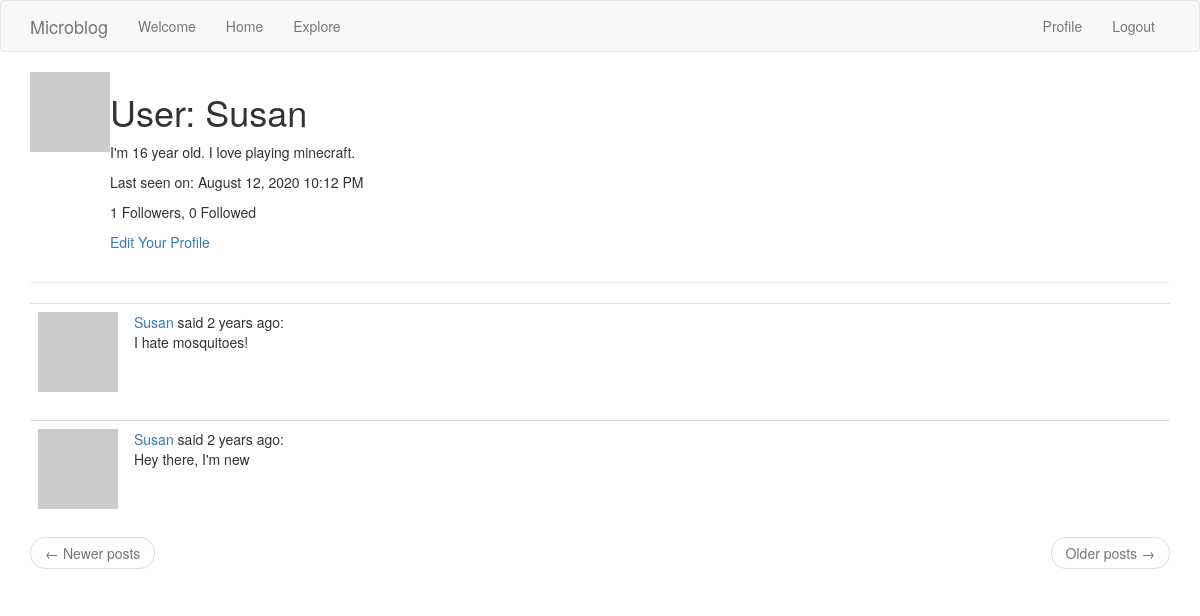
/user/Susan (signed in), run on the app's committed database.
### app/models.py (models this page shows, shortened)
class User(UserMixin, db.Model):
    id = db.Column(db.Integer, primary_key=True)
    username = db.Column(db.String(64), index=True, unique=True)
    email = db.Column(db.String(120), index=True, unique=True)
    password_hash = db.Column(db.String(128))
    posts = db.relationship("Post", backref="author", lazy="dynamic")
    about_me = db.Column(db.String(140))
    last_seen = db.Column(db.DateTime, default=datetime.utcnow)
    followed = db.relationship(
        "User", secondary=followers,
        primaryjoin=(followers.c.follower_id == id),
        secondaryjoin=(followers.c.followed_id == id),
        backref=db.backref("followers", lazy="dynamic"), lazy="dynamic"
    )
    def avatar(self, size):
        digest = md5(self.email.lower().encode("utf-8")).hexdigest()
        return f"https://www.gravatar.com/avatar/{digest}?d=identicon&rating=g&s={size}"

class Post(db.Model):
    id = db.Column(db.Integer, primary_key=True)
    body = db.Column(db.String(140))
    timestamp = db.Column(db.DateTime, index=True, default=datetime.utcnow)
    user_id = db.Column(db.Integer, db.ForeignKey("user.id"))

### app/routes.py (the view)
@app.route("/user/<username>")
@login_required
def user(username):
    u = User.query.filter_by(username=username).first_or_404()
    page = request.args.get("page", 1, type=int)
    posts = u.posts.order_by(Post.timestamp.desc()).paginate(
        page, app.config["POSTS_PER_PAGE"], False)
    next_url = url_for("user", username=u.username, page=posts.next_num) \
        if posts.has_next else None
    prev_url = url_for("user", username=u.username, page=posts.prev_num) \
        if posts.has_prev else None
    return render_template("user.html",
        title="User Profile",
        user=u,
        posts=posts.items,
        next_url=next_url,
        prev_url=prev_url)

### app/models.py (called while the page is built)
@login.user_loader
def load_user(id):
    return User.query.get(int(id))

### app/routes.py (called while the page is built)
@app.before_request
def before_request():
    if current_user.is_authenticated:
        current_user.last_seen = datetime.utcnow()
        db.session.commit()

### app/templates/user.html
{% extends "base.html" %}
{% block app_content %}
<table>
    <tr valign="top">
        <td><img src="{{ user.avatar(128) }}"></td>
        <td>
            <h1>User: {{ user.username }}</h1>
            {% if user.about_me %}<p>{{ user.about_me }}</p>{% endif %}
            {% if user.last_seen %}<p>Last seen on: {{ moment(user.last_seen).format("LLL") }}</p>{% endif %}
            <p>{{ user.followers.count() }} Followers, {{ user.followed.count() }} Followed</p>
            {% if user == current_user %}
                <p><a href="{{ url_for('edit_profile') }}">Edit Your Profile</a></p>
            {% elif current_user.is_following(user) %}
                <p><a href="{{ url_for('unfollow', username=user.username) }}">Unfollow</a></p>
            {% else %}
                <p><a href="{{ url_for('follow', username=user.username) }}">Follow</a></p>
            {% endif %}
        </td>
    </tr>
</table>
<hr>
{% for post in posts %}
    {% include "include/_post.html" %}
{% endfor %}
{% include "include/_page_urls.html" %}
{% endblock %}

### app/templates/include/_post.html
<table class="table table-hover">
    <tr>
        <td width="70px">
            <a href="{{ url_for('user', username=post.author.username) }}">
                <img src="{{ post.author.avatar(32) }}" />
            </a>
        </td>
        <td>
            <a href="{{ url_for('user', username=post.author.username) }}">
                {{ post.author.username }}
            </a>
            said {{ moment(post.timestamp).fromNow() }}:
            <br>
            {{ post.body }}
        </td>
    </tr>
</table>

### data on the page
User: username "Susan", about_me "I'm 16 year old. I love playing minecraft.", last_seen "August 12, 2020 10:12 PM"
Post: author.username "Susan", timestamp "2 years ago", body "I hate mosquitoes!"
Post: author.username "Susan", timestamp "2 years ago", body "Hey there, I'm new"

### other printed values
{{ user.followers.count() }} "1"
{{ user.followed.count() }} "0"
